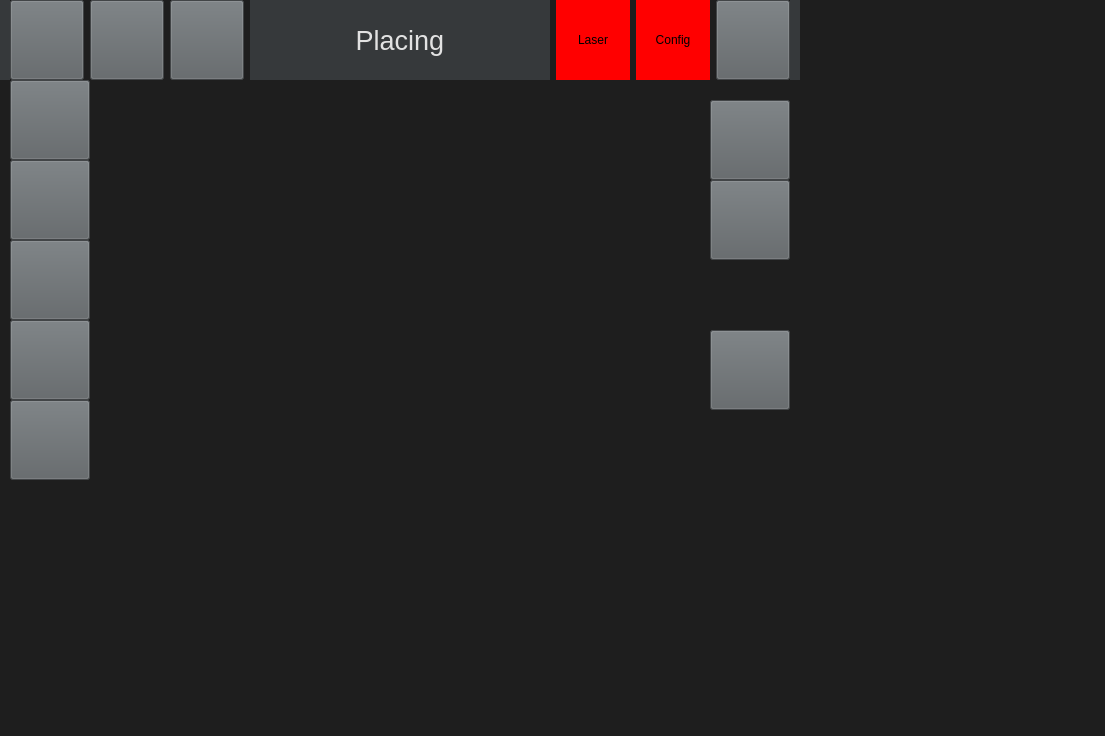
<?xml version="1.0" encoding="UTF-8"?>
<ui version="4.0">
 <class>Form</class>
 <widget class="QWidget" name="Form">
  <property name="geometry">
   <rect>
    <x>0</x>
    <y>0</y>
    <width>1105</width>
    <height>736</height>
   </rect>
  </property>
  <property name="windowTitle">
   <string>Form</string>
  </property>
  <property name="styleSheet">
   <string notr="true">background-color: rgb(30, 30, 30);</string>
  </property>
  <widget class="QWidget" name="widget" native="true">
   <property name="geometry">
    <rect>
     <x>0</x>
     <y>0</y>
     <width>800</width>
     <height>480</height>
    </rect>
   </property>
   <widget class="QLabel" name="helpTitle_2">
    <property name="geometry">
     <rect>
      <x>0</x>
      <y>0</y>
      <width>800</width>
      <height>80</height>
     </rect>
    </property>
    <property name="font">
     <font>
      <pointsize>20</pointsize>
      <weight>50</weight>
      <bold>false</bold>
     </font>
    </property>
    <property name="styleSheet">
     <string notr="true">background-color: rgb(54, 57, 59);
color: rgb(226, 226, 226);</string>
    </property>
    <property name="text">
     <string/>
    </property>
    <property name="alignment">
     <set>Qt::AlignCenter</set>
    </property>
   </widget>
   <widget class="QWidget" name="horizontalLayoutWidget_2">
    <property name="geometry">
     <rect>
      <x>10</x>
      <y>0</y>
      <width>780</width>
      <height>80</height>
     </rect>
    </property>
    <layout class="QHBoxLayout" name="horizontalLayout_3">
     <item>
      <widget class="QPushButton" name="backBtn">
       <property name="minimumSize">
        <size>
         <width>0</width>
         <height>0</height>
        </size>
       </property>
       <property name="maximumSize">
        <size>
         <width>999</width>
         <height>999</height>
        </size>
       </property>
       <property name="font">
        <font>
         <pointsize>10</pointsize>
         <weight>75</weight>
         <bold>true</bold>
        </font>
       </property>
       <property name="styleSheet">
        <string notr="true">background-color: rgb(92, 97, 100);
color: rgb(175, 177, 179);
</string>
       </property>
       <property name="text">
        <string/>
       </property>
       <property name="icon">
        <iconset>
         <normaloff>../Icons/backIcon2.png</normaloff>../Icons/backIcon2.png</iconset>
       </property>
       <property name="iconSize">
        <size>
         <width>32</width>
         <height>32</height>
        </size>
       </property>
      </widget>
     </item>
     <item>
      <widget class="QPushButton" name="helpBtn">
       <property name="minimumSize">
        <size>
         <width>0</width>
         <height>0</height>
        </size>
       </property>
       <property name="maximumSize">
        <size>
         <width>100</width>
         <height>100</height>
        </size>
       </property>
       <property name="font">
        <font>
         <pointsize>10</pointsize>
         <weight>75</weight>
         <bold>true</bold>
        </font>
       </property>
       <property name="cursor">
        <cursorShape>ArrowCursor</cursorShape>
       </property>
       <property name="toolTip">
        <string>&lt;html&gt;&lt;head/&gt;&lt;body&gt;&lt;p&gt;&lt;img src=&quot;:/newPrefix/helpIcon.png&quot;/&gt;&lt;/p&gt;&lt;/body&gt;&lt;/html&gt;</string>
       </property>
       <property name="styleSheet">
        <string notr="true">background-color: rgb(92, 97, 100);
color: rgb(175, 177, 179);
</string>
       </property>
       <property name="text">
        <string/>
       </property>
       <property name="icon">
        <iconset>
         <normaloff>../Icons/helpIcon.png</normaloff>../Icons/helpIcon.png</iconset>
       </property>
       <property name="iconSize">
        <size>
         <width>32</width>
         <height>64</height>
        </size>
       </property>
       <property name="flat">
        <bool>false</bool>
       </property>
      </widget>
     </item>
     <item>
      <widget class="QPushButton" name="homeBtn">
       <property name="minimumSize">
        <size>
         <width>0</width>
         <height>0</height>
        </size>
       </property>
       <property name="maximumSize">
        <size>
         <width>100</width>
         <height>100</height>
        </size>
       </property>
       <property name="font">
        <font>
         <pointsize>10</pointsize>
         <weight>75</weight>
         <bold>true</bold>
        </font>
       </property>
       <property name="styleSheet">
        <string notr="true">background-color: rgb(92, 97, 100);
color: rgb(175, 177, 179);
</string>
       </property>
       <property name="text">
        <string/>
       </property>
       <property name="icon">
        <iconset>
         <normaloff>../Icons/homeIcon.png</normaloff>../Icons/homeIcon.png</iconset>
       </property>
       <property name="iconSize">
        <size>
         <width>32</width>
         <height>32</height>
        </size>
       </property>
      </widget>
     </item>
     <item>
      <widget class="QLabel" name="pageTitle">
       <property name="minimumSize">
        <size>
         <width>300</width>
         <height>0</height>
        </size>
       </property>
       <property name="font">
        <font>
         <pointsize>20</pointsize>
         <weight>50</weight>
         <bold>false</bold>
        </font>
       </property>
       <property name="styleSheet">
        <string notr="true">background-color: rgb(54, 57, 59);
color: rgb(226, 226, 226);</string>
       </property>
       <property name="text">
        <string>Placing</string>
       </property>
       <property name="alignment">
        <set>Qt::AlignCenter</set>
       </property>
      </widget>
     </item>
     <item>
      <widget class="QLabel" name="laserLight">
       <property name="minimumSize">
        <size>
         <width>0</width>
         <height>0</height>
        </size>
       </property>
       <property name="maximumSize">
        <size>
         <width>999</width>
         <height>9999</height>
        </size>
       </property>
       <property name="styleSheet">
        <string notr="true">background-color: red;
color: rgb(0, 0, 0);</string>
       </property>
       <property name="text">
        <string>Laser</string>
       </property>
       <property name="alignment">
        <set>Qt::AlignCenter</set>
       </property>
      </widget>
     </item>
     <item>
      <widget class="QLabel" name="configLight">
       <property name="minimumSize">
        <size>
         <width>0</width>
         <height>0</height>
        </size>
       </property>
       <property name="maximumSize">
        <size>
         <width>9999</width>
         <height>9999</height>
        </size>
       </property>
       <property name="styleSheet">
        <string notr="true">background-color: red;
color: rgb(0, 0, 0);</string>
       </property>
       <property name="text">
        <string>Config</string>
       </property>
       <property name="alignment">
        <set>Qt::AlignCenter</set>
       </property>
      </widget>
     </item>
     <item>
      <widget class="QPushButton" name="nextBtn">
       <property name="minimumSize">
        <size>
         <width>0</width>
         <height>0</height>
        </size>
       </property>
       <property name="maximumSize">
        <size>
         <width>80</width>
         <height>999</height>
        </size>
       </property>
       <property name="font">
        <font>
         <pointsize>10</pointsize>
         <weight>75</weight>
         <bold>true</bold>
        </font>
       </property>
       <property name="styleSheet">
        <string notr="true">background-color: rgb(92, 97, 100);
color: rgb(175, 177, 179);</string>
       </property>
       <property name="text">
        <string/>
       </property>
       <property name="icon">
        <iconset>
         <normaloff>../Icons/nextIcon.png</normaloff>../Icons/nextIcon.png</iconset>
       </property>
       <property name="iconSize">
        <size>
         <width>64</width>
         <height>64</height>
        </size>
       </property>
      </widget>
     </item>
    </layout>
    <zorder>homeBtn</zorder>
    <zorder>pageTitle</zorder>
    <zorder>laserLight</zorder>
    <zorder>nextBtn</zorder>
    <zorder>helpBtn</zorder>
    <zorder>configLight</zorder>
    <zorder>backBtn</zorder>
   </widget>
   <widget class="QLabel" name="cameraImg">
    <property name="geometry">
     <rect>
      <x>100</x>
      <y>80</y>
      <width>600</width>
      <height>400</height>
     </rect>
    </property>
    <property name="text">
     <string/>
    </property>
    <property name="pixmap">
     <pixmap>../../../../../../../../../../Desktop/blank_coffee_cup_desk_mug_paper_pencils_pens-912217.jpg</pixmap>
    </property>
    <property name="scaledContents">
     <bool>false</bool>
    </property>
   </widget>
   <widget class="QLabel" name="imgToEngravePlacer">
    <property name="geometry">
     <rect>
      <x>210</x>
      <y>130</y>
      <width>100</width>
      <height>100</height>
     </rect>
    </property>
    <property name="font">
     <font>
      <kerning>true</kerning>
     </font>
    </property>
    <property name="autoFillBackground">
     <bool>false</bool>
    </property>
    <property name="text">
     <string/>
    </property>
    <property name="pixmap">
     <pixmap>../../images/bw_png.png</pixmap>
    </property>
    <property name="scaledContents">
     <bool>false</bool>
    </property>
    <property name="openExternalLinks">
     <bool>false</bool>
    </property>
   </widget>
   <widget class="QPushButton" name="leftBtn">
    <property name="geometry">
     <rect>
      <x>10</x>
      <y>400</y>
      <width>80</width>
      <height>80</height>
     </rect>
    </property>
    <property name="minimumSize">
     <size>
      <width>0</width>
      <height>0</height>
     </size>
    </property>
    <property name="maximumSize">
     <size>
      <width>999</width>
      <height>999</height>
     </size>
    </property>
    <property name="font">
     <font>
      <pointsize>10</pointsize>
      <weight>75</weight>
      <bold>true</bold>
     </font>
    </property>
    <property name="styleSheet">
     <string notr="true">background-color: rgb(92, 97, 100);
color: rgb(175, 177, 179);
</string>
    </property>
    <property name="text">
     <string/>
    </property>
    <property name="icon">
     <iconset>
      <normaloff>../Icons/left.png</normaloff>../Icons/left.png</iconset>
    </property>
    <property name="iconSize">
     <size>
      <width>64</width>
      <height>64</height>
     </size>
    </property>
    <property name="autoRepeat">
     <bool>true</bool>
    </property>
    <property name="autoRepeatInterval">
     <number>5</number>
    </property>
   </widget>
   <widget class="QPushButton" name="rightBtn">
    <property name="geometry">
     <rect>
      <x>10</x>
      <y>320</y>
      <width>80</width>
      <height>80</height>
     </rect>
    </property>
    <property name="minimumSize">
     <size>
      <width>0</width>
      <height>0</height>
     </size>
    </property>
    <property name="maximumSize">
     <size>
      <width>8888</width>
      <height>999</height>
     </size>
    </property>
    <property name="font">
     <font>
      <pointsize>10</pointsize>
      <weight>75</weight>
      <bold>true</bold>
     </font>
    </property>
    <property name="styleSheet">
     <string notr="true">background-color: rgb(92, 97, 100);
color: rgb(175, 177, 179);</string>
    </property>
    <property name="text">
     <string/>
    </property>
    <property name="icon">
     <iconset>
      <normaloff>../Icons/right.png</normaloff>../Icons/right.png</iconset>
    </property>
    <property name="iconSize">
     <size>
      <width>64</width>
      <height>64</height>
     </size>
    </property>
    <property name="autoRepeat">
     <bool>true</bool>
    </property>
    <property name="autoRepeatDelay">
     <number>300</number>
    </property>
    <property name="autoRepeatInterval">
     <number>5</number>
    </property>
   </widget>
   <widget class="QPushButton" name="biggerBtn">
    <property name="geometry">
     <rect>
      <x>710</x>
      <y>100</y>
      <width>80</width>
      <height>80</height>
     </rect>
    </property>
    <property name="minimumSize">
     <size>
      <width>0</width>
      <height>0</height>
     </size>
    </property>
    <property name="maximumSize">
     <size>
      <width>8888</width>
      <height>999</height>
     </size>
    </property>
    <property name="font">
     <font>
      <pointsize>40</pointsize>
      <weight>75</weight>
      <bold>true</bold>
     </font>
    </property>
    <property name="styleSheet">
     <string notr="true">background-color: rgb(92, 97, 100);
color: rgb(175, 177, 179);</string>
    </property>
    <property name="text">
     <string/>
    </property>
    <property name="icon">
     <iconset>
      <normaloff>../Icons/enlargeImageIcon.png</normaloff>../Icons/enlargeImageIcon.png</iconset>
    </property>
    <property name="iconSize">
     <size>
      <width>64</width>
      <height>64</height>
     </size>
    </property>
    <property name="autoRepeat">
     <bool>true</bool>
    </property>
    <property name="autoRepeatInterval">
     <number>15</number>
    </property>
   </widget>
   <widget class="QPushButton" name="smallerBtn">
    <property name="geometry">
     <rect>
      <x>710</x>
      <y>180</y>
      <width>80</width>
      <height>80</height>
     </rect>
    </property>
    <property name="minimumSize">
     <size>
      <width>0</width>
      <height>0</height>
     </size>
    </property>
    <property name="maximumSize">
     <size>
      <width>8888</width>
      <height>999</height>
     </size>
    </property>
    <property name="font">
     <font>
      <pointsize>40</pointsize>
      <weight>75</weight>
      <bold>true</bold>
     </font>
    </property>
    <property name="styleSheet">
     <string notr="true">background-color: rgb(92, 97, 100);
color: rgb(0, 0, 0);</string>
    </property>
    <property name="text">
     <string/>
    </property>
    <property name="icon">
     <iconset>
      <normaloff>../Icons/decreaseSizeIcon.png</normaloff>../Icons/decreaseSizeIcon.png</iconset>
    </property>
    <property name="iconSize">
     <size>
      <width>64</width>
      <height>64</height>
     </size>
    </property>
    <property name="autoRepeat">
     <bool>true</bool>
    </property>
    <property name="autoRepeatInterval">
     <number>15</number>
    </property>
   </widget>
   <widget class="QPushButton" name="downBtn">
    <property name="geometry">
     <rect>
      <x>10</x>
      <y>160</y>
      <width>80</width>
      <height>80</height>
     </rect>
    </property>
    <property name="minimumSize">
     <size>
      <width>0</width>
      <height>0</height>
     </size>
    </property>
    <property name="maximumSize">
     <size>
      <width>999</width>
      <height>999</height>
     </size>
    </property>
    <property name="font">
     <font>
      <pointsize>10</pointsize>
      <weight>75</weight>
      <bold>true</bold>
     </font>
    </property>
    <property name="styleSheet">
     <string notr="true">background-color: rgb(92, 97, 100);
color: rgb(175, 177, 179);
</string>
    </property>
    <property name="text">
     <string/>
    </property>
    <property name="icon">
     <iconset>
      <normaloff>../Icons/down.png</normaloff>../Icons/down.png</iconset>
    </property>
    <property name="iconSize">
     <size>
      <width>64</width>
      <height>64</height>
     </size>
    </property>
    <property name="autoRepeat">
     <bool>true</bool>
    </property>
    <property name="autoRepeatInterval">
     <number>5</number>
    </property>
   </widget>
   <widget class="QPushButton" name="upBtn">
    <property name="geometry">
     <rect>
      <x>10</x>
      <y>80</y>
      <width>80</width>
      <height>80</height>
     </rect>
    </property>
    <property name="minimumSize">
     <size>
      <width>0</width>
      <height>0</height>
     </size>
    </property>
    <property name="maximumSize">
     <size>
      <width>8888</width>
      <height>999</height>
     </size>
    </property>
    <property name="font">
     <font>
      <pointsize>10</pointsize>
      <weight>75</weight>
      <bold>true</bold>
     </font>
    </property>
    <property name="styleSheet">
     <string notr="true">background-color: rgb(92, 97, 100);
color: rgb(175, 177, 179);</string>
    </property>
    <property name="text">
     <string/>
    </property>
    <property name="icon">
     <iconset>
      <normaloff>../Icons/up.png</normaloff>../Icons/up.png</iconset>
    </property>
    <property name="iconSize">
     <size>
      <width>64</width>
      <height>64</height>
     </size>
    </property>
    <property name="autoRepeat">
     <bool>true</bool>
    </property>
    <property name="autoRepeatInterval">
     <number>5</number>
    </property>
   </widget>
   <widget class="QLabel" name="label">
    <property name="geometry">
     <rect>
      <x>700</x>
      <y>80</y>
      <width>101</width>
      <height>401</height>
     </rect>
    </property>
    <property name="text">
     <string/>
    </property>
   </widget>
   <widget class="QLabel" name="label_2">
    <property name="geometry">
     <rect>
      <x>0</x>
      <y>80</y>
      <width>101</width>
      <height>401</height>
     </rect>
    </property>
    <property name="text">
     <string/>
    </property>
   </widget>
   <widget class="QPushButton" name="resizeBtn">
    <property name="geometry">
     <rect>
      <x>10</x>
      <y>240</y>
      <width>80</width>
      <height>80</height>
     </rect>
    </property>
    <property name="minimumSize">
     <size>
      <width>0</width>
      <height>0</height>
     </size>
    </property>
    <property name="maximumSize">
     <size>
      <width>8888</width>
      <height>999</height>
     </size>
    </property>
    <property name="font">
     <font>
      <pointsize>40</pointsize>
      <weight>75</weight>
      <bold>true</bold>
     </font>
    </property>
    <property name="styleSheet">
     <string notr="true">background-color: rgb(92, 97, 100);
color: rgb(175, 177, 179);</string>
    </property>
    <property name="text">
     <string/>
    </property>
    <property name="icon">
     <iconset>
      <normaloff>../Icons/resizeIcon.png</normaloff>../Icons/resizeIcon.png</iconset>
    </property>
    <property name="iconSize">
     <size>
      <width>64</width>
      <height>64</height>
     </size>
    </property>
   </widget>
   <widget class="QPushButton" name="refreshCameraImageBtn">
    <property name="geometry">
     <rect>
      <x>710</x>
      <y>330</y>
      <width>80</width>
      <height>80</height>
     </rect>
    </property>
    <property name="minimumSize">
     <size>
      <width>0</width>
      <height>0</height>
     </size>
    </property>
    <property name="maximumSize">
     <size>
      <width>8888</width>
      <height>999</height>
     </size>
    </property>
    <property name="font">
     <font>
      <pointsize>40</pointsize>
      <weight>75</weight>
      <bold>true</bold>
     </font>
    </property>
    <property name="styleSheet">
     <string notr="true">background-color: rgb(92, 97, 100);
color: rgb(175, 177, 179);</string>
    </property>
    <property name="text">
     <string/>
    </property>
    <property name="icon">
     <iconset>
      <normaloff>../Icons/cameraIcon.png</normaloff>../Icons/cameraIcon.png</iconset>
    </property>
    <property name="iconSize">
     <size>
      <width>64</width>
      <height>64</height>
     </size>
    </property>
   </widget>
   <zorder>cameraImg</zorder>
   <zorder>imgToEngravePlacer</zorder>
   <zorder>helpTitle_2</zorder>
   <zorder>horizontalLayoutWidget_2</zorder>
   <zorder>label</zorder>
   <zorder>smallerBtn</zorder>
   <zorder>biggerBtn</zorder>
   <zorder>label_2</zorder>
   <zorder>upBtn</zorder>
   <zorder>downBtn</zorder>
   <zorder>rightBtn</zorder>
   <zorder>leftBtn</zorder>
   <zorder>resizeBtn</zorder>
   <zorder>refreshCameraImageBtn</zorder>
  </widget>
 </widget>
 <resources/>
 <connections/>
</ui>
